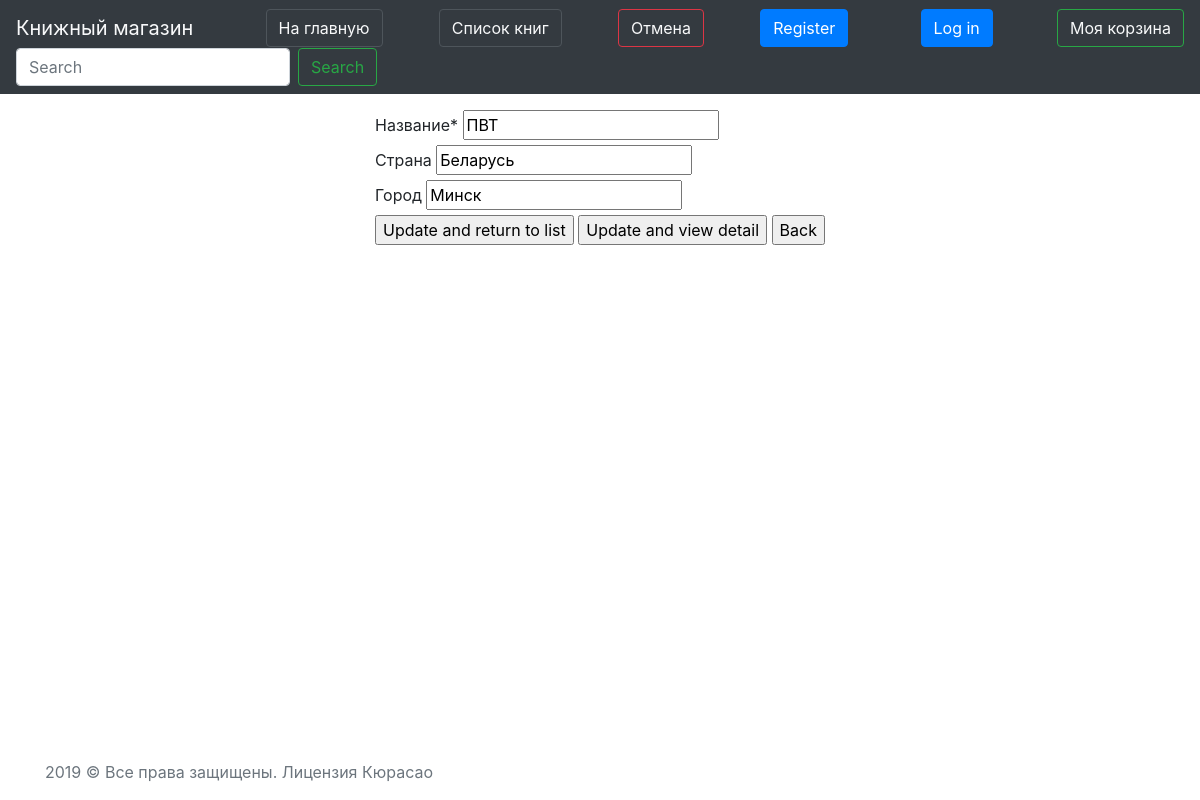
/data/data/publish/3/update, run on the app's committed database.
### data/models.py (models this page shows, shortened)
class Publish(models.Model):
    name = models.CharField("Название", null=False, blank=False, max_length=50)
    country = models.CharField("Страна", null=True, blank=True, max_length=20)
    city = models.CharField("Город", null=True, blank=True, max_length=20)
    class Meta:
        verbose_name = 'Издательство'
        verbose_name_plural = 'Издательства'

### data/views.py (the view, shortened to what this page needs)
# urls.py: path('data/publish/<int:pk>/update', PublishUpdateView.as_view(), name='publish-update-view'),
class PublishUpdateView(UpdateView):
    model = Publish
    template_name = 'data/Update_form.html'
    form_class = PublishCreateForm

### data/forms.py
class PublishCreateForm(ModelForm):
    class Meta:
        model = Publish
        fields = '__all__'

### data/templates/data/Update_form.html (shortened to what this page needs)
{% extends "base.html" %}
{% block nav_dymamic %}
    <a href="{% url 'home-list-view' %}" class="btn btn-outline-danger text-light" role="button" aria-pressed="true">Отмена</a>
{% endblock %}
{% block content %}
    {% load crispy_forms_tags %}
<div class="d-flex justify-content-center p-3">
        <form method="post">
                {{ form|crispy }}
                <input type="submit" value="Update and return to list" name="list">
                <input type="submit" value="Update and view detail" name="detail">
                <input type="button" value="Back" onclick="history.back();">
        </form>
</div>
{% endblock %}

### data on the page
Publish: name "ПВТ", country "Беларусь", city "Минск"
